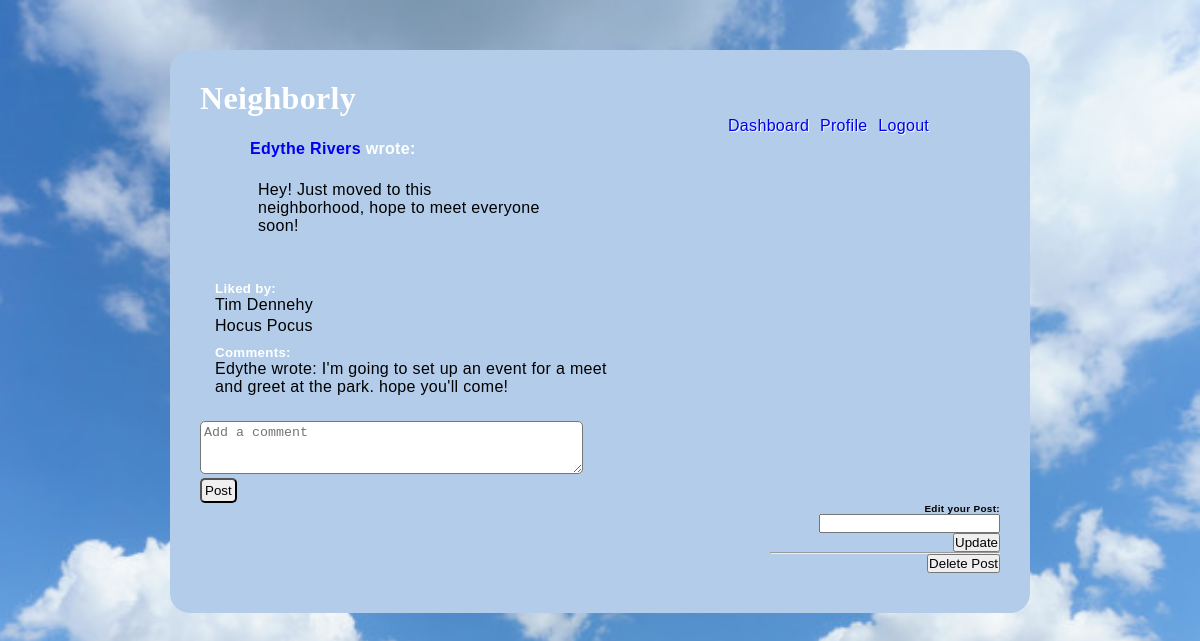
The app's page /post/details/5 (signed in) with its own data.
### models.py (models this page shows, shortened)
class User(db.Model):
    __tablename__ = "users"
    id = db.Column(db.Integer, primary_key=True)
    first_name = db.Column(db.String(45))
    last_name = db.Column(db.String(45))
    email = db.Column(db.String(255))
    address_id = db.Column(db.Integer, db.ForeignKey('addresses.id', ondelete='cascade'))
    address = db.relationship('Address', foreign_keys=[address_id])
    password_hash=db.Column(db.String(255))
    profile_pic = db.Column(db.Text)
    likes_sent = db.relationship('Post', secondary=likes_table, passive_deletes=True)
    all_post = db.relationship('Post', back_populates="user", cascade="all, delete, delete-orphan")
    all_event = db.relationship('Event', back_populates="user", cascade="all, delete, delete-orphan")
    post_comments = db.relationship('Post_comment', back_populates="user", cascade="all, delete, delete-orphan")
    event_comments = db.relationship('Event_comment', back_populates="user", cascade="all, delete, delete-orphan")
    created_at = db.Column(db.DateTime, server_default = func.now())
    updated_at = db.Column(db.DateTime, server_default = func.now(), onupdate = func.now())
    @property
    def full_name(self):
        return self.first_name + ' ' + self.last_name

class Post(db.Model):
    __tablename__ = "posts"
    id = db.Column(db.Integer, primary_key=True)
    message = db.Column(db.String(255))
    user_id = db.Column(db.Integer, db.ForeignKey('users.id', ondelete='cascade'))
    user = db.relationship('User', foreign_keys=[user_id])
    likes_rec = db.relationship('User', secondary=likes_table, passive_deletes=True)
    all_comment = db.relationship('Post_comment', back_populates="post", cascade="all, delete, delete-orphan")
    created_at = db.Column(db.DateTime, server_default = func.now())
    updated_at = db.Column(db.DateTime, server_default = func.now(), onupdate = func.now())

class Post_comment(db.Model):
    __tablename__ = "post_comments"
    id = db.Column(db.Integer, primary_key=True)
    message = db.Column(db.String(255))
    post_id = db.Column(db.Integer, db.ForeignKey('posts.id', ondelete='cascade'))
    post = db.relationship('Post', foreign_keys=[post_id])
    user_id = db.Column(db.Integer, db.ForeignKey('users.id', ondelete='cascade'))
    user = db.relationship('User', foreign_keys=[user_id])
    created_at = db.Column(db.DateTime, server_default = func.now())
    updated_at = db.Column(db.DateTime, server_default = func.now(), onupdate = func.now())

### controller.py (the view)
def post_details(post_id):
    if 'user_id' not in session:
        return redirect("/")
    post = Post.query.get(post_id)
    user = User.query.filter_by(id = post.user_id).all()
    comment = Post_comment.query.filter_by(post_id = int(post_id)).all()
    return render_template("post_details.html", post = post, all_users = user, all_comments = comment)

### templates/post_details.html (shortened to what this page needs)
<!DOCTYPE html>
<html lang="en">
<head>
    <link rel="stylesheet" type="text/css" href="{{ url_for('static', filename='style_post_details.css') }}">
</head>
<body>
    <div class="container">
        <h1>Neighborly</h1>
        <div class="navigation">
            <a href="/dashboard">Dashboard</a>
            <a href="/my_profile">Profile</a>
            <a href="/logout">Logout</a>
        </div>
        <div class="postdetails">
            {% for user in all_users %}
                <h4><a href="/neighbors/profile/{{user.id}}"> {{user.full_name}} <span>wrote:</span></a></h4>
            {% endfor %}
            <blockquote>
                {{ post.message }}
            </blockquote>
        </div>
        <div class="likescomments">
            <ul>
                <h5>Liked by:</h5>
                {% for user in post.likes_rec %}
                    <li>{{ user.first_name }} {{ user.last_name }}</li>
                {% endfor %}
            </ul>
            <ul>
                <h5>Comments:</h5>
                {% for comment in all_comments %}
                    <li>{{ comment.user.first_name }} wrote: {{comment.message}}</li>
                {% endfor %}
            </ul>
        </div>
        <div class="addcomment">
            <form action="/add/post_comment/{{post.id}}", method="POST">
                <p><textarea name="message"  cols="45" rows="3" placeholder="Add a comment"></textarea></p>
                <input type="submit" value="Post">
            </form>
        </div>
        <div class="edit">
            {% if session['user_id'] == post.user_id %}
                <h5>Edit your Post:</h5>
                <form action="/update/post/{{post.id}}" method="POST">
                    <input type="text" name="message" >
                    <input type="submit" value="Update">
                </form>
                <hr>
                <h3><a href="/delete/post/{{post.id}}"><button>Delete Post</button></a></h3>
            {% endif %}
        </div>
    </div>
</body>
</html>

### static/style_post_details.css (style rules this page uses)
* { margin: 0px; padding: 0px; }
body { background-repeat: no-repeat; background-attachment: fixed; background-size: cover; background-position: top; background-image: url("clouds.png"); width: 100%; height: 100%; font-family: Arial, Helvetica; letter-spacing: 0.02em; font-weight: 400; -webkit-font-smoothing: antialiased; }
.container { width: 800px; background-color: rgb(178, 204, 233); margin: 50px auto; padding: 30px; border-radius: 20px; font-family: 'Lucida Sans', 'Lucida Sans Regular', 'Lucida Grande', 'Lucida Sans Unicode', Geneva, Verdana, sans-serif; }
.container h1 { font-family: cursive; color: white; }
.container li { list-style: none; }
.navigation { margin-left: 525px; border-radius: 2px; color: white; text-shadow: 1px 1px 1px white }
.navigation a { padding: 3px; text-decoration: none; }
.postdetails { margin-top: 5px; margin-bottom: 15px; display: inline-block; width: 300px; vertical-align: top; margin-left: 50px; }
.postdetails a { text-decoration: none; }
.postdetails blockquote { padding: 8px; }
.postdetails h4 { margin-bottom: 15px; }
.postdetails span { color: white; }
.addcomment textarea { border-radius: 5px; padding: 3px; }
.likescomments { padding: 15px; width: 400px; }
.likescomments h5 { color: white; }
.likescomments ul { margin-top: 8px; margin-bottom: 10px; }
.likescomments li { margin-bottom: 3px; }
.addcomment input { border-radius: 5px; padding: 3px; }
.edit { display: inline-block; vertical-align: top; text-align: right; margin-left: 570px; font-size: 12px; margin-bottom: 10px; }

### records on screen
User: full_name "Edythe Rivers"
Post: message "Hey! Just moved to this neighborhood, hope to meet everyone soon!"
User: first_name "Tim", last_name "Dennehy"
User: first_name "Hocus", last_name "Pocus"
Post_comment: user.first_name "Edythe", message "I'm going to set up an event for a meet and greet at the park. hope you'll come!"
